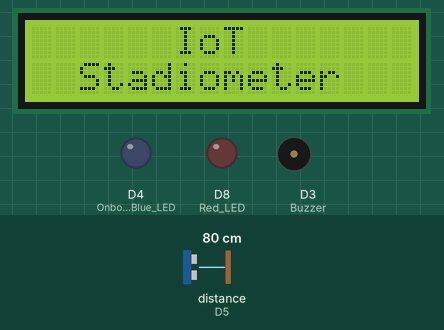
A sketch run on a simulated ESP8266 (NodeMCU). On the bench: 16×2 character LCD, output pins drawn as LEDs (lit = HIGH), buzzer (waves = sounding, pin HIGH). Wiring (inferred from the names in the program): ultrasonic range finder: trigger D6; echo D5. Dashed ring = blinking. The test bench sets the inputs (shaded band); at power-on: distance to the obstacle (sensor on D5) 80 cm. The echo pulse lasts 58.3 µs per cm; WiFi joins after 1.5 s; servers stay silent unless stated; pins used as bus, display or sensor lines are not drawn; what the sketch prints to the serial monitor is not drawn.

Above: at 1.6 s.
At 6.8 s:
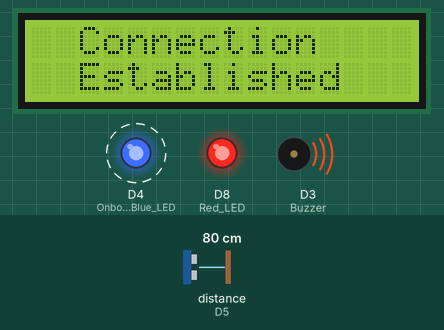
6.9 s: distance to the obstacle (sensor on D5) set to 2 cm
At 13.9 s:
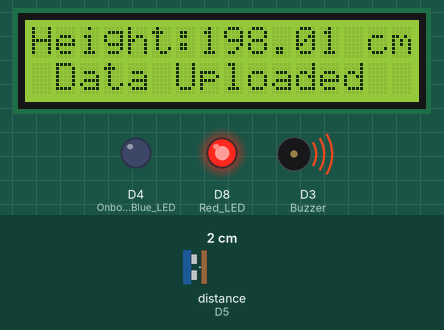
18.5 s: distance to the obstacle (sensor on D5) set to 4 cm
At 24.3 s:
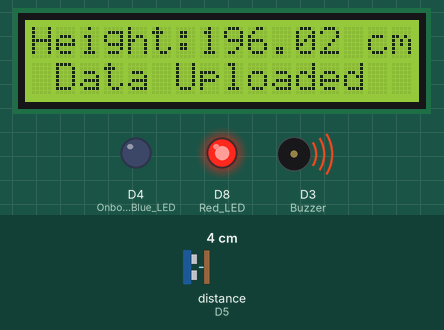
30.1 s: distance to the obstacle (sensor on D5) set to 9 cm
At 34.6 s:
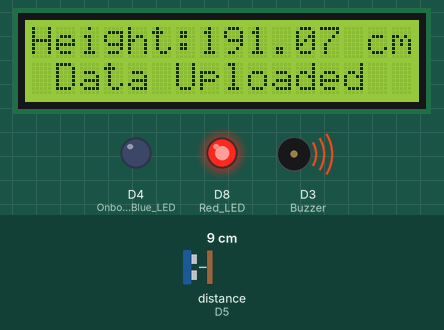
Timing chart, 0 to 46.4 s (numbered marks = the images above; inputs shaded):
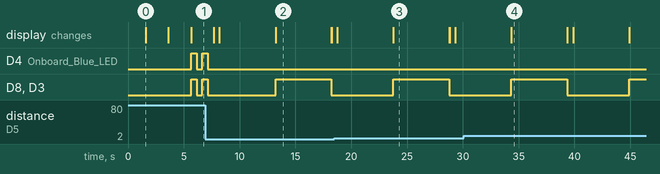

The sketch:

IoT_Stadiometer_may06a.ino
```cpp
#include "arduino_secrets.h"
/*
  :Author:   Pranav Khatale
  :Date:     01/05/2022
  :Revision: Version 1.0
  :License:  Public Domain

  = Project: IoT Based Stadiometer
    Developed at : Department of Electronics & Telecommunication Engineering, Government College of Engineering. Chandrapur (India)

  For complete documentation of this project visit: https://github.com/pranavkhatale/IoT-Stadiometer
  Sketch generated by the Arduino IoT Cloud Thing "IoT Stadiometer"
  https://create.arduino.cc/cloud/things/9245b08b-ff7d-4a33-ad2f-b215554b0e51

  Arduino IoT Cloud Variables description

  The following variables are automatically generated and updated when changes are made to the Thing

  CloudLength height;

  Variables which are marked as READ/WRITE in the Cloud Thing will also have functions
  which are called when their values are changed from the Dashboard.
  These functions are generated with the Thing and added at the end of this sketch.
*/

int t = 0;
int tc = 0;
float rawheight;
float heightraw;

// Including library thingsProperties.h
#include "thingProperties.h"

//Sensor & I2C LCD
// NodeMCU ESP8266 with HC-SR04
const int trigPin = 12; //D6
const int echoPin = 14; //D5
//define sound velocity in cm/uS
#define SOUND_VELOCITY 0.034

long duration;
float distanceCm;
float distanceInch;

// NodeMCU with I2C LCD
// D1 >> SCL
// D2 >> SDA
#include <LiquidCrystal_I2C.h>
// set the LCD number of columns and rows
int lcdColumns = 16;
int lcdRows = 2;
// set LCD address, number of columns and rows
// if you don't know your display address, run an I2C scanner sketch
LiquidCrystal_I2C lcd(0x27, lcdColumns, lcdRows);


void setup() {
  // Initialize serial and wait for port to open:
  Serial.begin(115200);
  // This delay gives the chance to wait for a Serial Monitor without blocking if none is found
  delay(1500);

  // Defined in thingProperties.h
  initProperties();

  // Connect to Arduino IoT Cloud
  ArduinoCloud.begin(ArduinoIoTPreferredConnection);

  /*
     The following function allows you to obtain more information
     related to the state of network and IoT Cloud connection and errors
     the higher number the more granular information you’ll get.
     The default is 0 (only errors).
     Maximum is 4
  */
  setDebugMessageLevel(2);
  ArduinoCloud.printDebugInfo();

  //----------------
  // initialize LCD
  lcd.init();
  // turn on LCD backlight
  lcd.backlight();

  pinMode(trigPin, OUTPUT); // Sets the trigPin as an Output
  pinMode(echoPin, INPUT); // Sets the echoPin as an Input
  pinMode(D3, OUTPUT); //Buzzer
  pinMode(D4, OUTPUT); //Onboard Blue LED
  pinMode(D8, OUTPUT); //Red LED

  lcd.clear();
  lcd.setCursor(0, 0);
  lcd.print("      IoT");
  lcd.setCursor(0, 1);
  lcd.print("  Stadiometer");
  Serial.println("IoT Stadiometer");
  delay(2000);
  lcd.clear();

  lcd.setCursor(0, 0);
  lcd.print(" Connecting to");
  lcd.setCursor(0, 1);
  lcd.print("WiFi & IoT Cloud");
  delay(2000);
  lcd.clear();
}

void loop()
{
  ArduinoCloud.update();

  if (ArduinoCloud.connected() == 0)
  {
    ArduinoCloud.update();
    Serial.println("Waiting for connection to Arduino IoT Cloud");

    lcd.setCursor(0, 0);
    lcd.print("...");
    lcd.setCursor(0, 1);
    lcd.print("             ...");
    delay(1000);
    lcd.clear();
    tc = tc + 1;

    for (; tc >= 15;)
    {
      lcd.setCursor(0, 0);
      lcd.print("   Networking");
      lcd.setCursor(0, 1);
      lcd.print("     Issues");
      digitalWrite(D3, HIGH);   // turn on buzzer
      delay(5000);
      lcd.clear();
      digitalWrite(D3, LOW);   // turn on buzzer
      tc = 0;
      break;
    }
  }

  else
  {
    if (t == 0)
    {
      t = t + 1;
      lcd.clear();
      lcd.setCursor(0, 0);
      lcd.print("  Connection");
      lcd.setCursor(0, 1);
      lcd.print("  Established");
      digitalWrite(D8, HIGH);

      digitalWrite(D3, HIGH);   // turn on buzzer
      digitalWrite(D4, HIGH);   // turn on onboard Blue LED
      digitalWrite(D8, HIGH);   // turn on Red LED
      delay(500);
      digitalWrite(D3, LOW);    // turn off buzzer
      digitalWrite(D4, LOW);    // turn off onboard Blue LED
      digitalWrite(D8, LOW);   // turn off Red LED
      delay(500);
      digitalWrite(D3, HIGH);   // turn on buzzer
      digitalWrite(D4, HIGH);   // turn on onboard Blue LED
      digitalWrite(D8, HIGH);   // turn on Red LED
      delay(500);
      digitalWrite(D3, LOW);    // turn off buzzer
      digitalWrite(D4, LOW);    // turn off onboard Blue LED
      digitalWrite(D8, LOW);    // turn off Red LED
      delay(500);

      lcd.clear();
    }

    lcd.setCursor(0, 0);
    lcd.print("    Reading");
    lcd.setCursor(0, 1);
    lcd.print("    Height");
    delay(500);
    lcd.clear();

    // Clears the trigPin
    digitalWrite(trigPin, LOW);
    delayMicroseconds(2);
    // Sets the trigPin on HIGH state for 10 micro seconds
    digitalWrite(trigPin, HIGH);
    delayMicroseconds(10);
    digitalWrite(trigPin, LOW);

    // Reads the echoPin, returns the sound wave travel time in microseconds
    duration = pulseIn(echoPin, HIGH);

    // Calculate the distance
    distanceCm = duration * SOUND_VELOCITY / 2;

    // Prints the distance on the Serial Monitor
    Serial.print("Distance (cm): ");
    Serial.println(distanceCm);

    rawheight = 200 - distanceCm;
    //Serial.print("rawheight (cm): ");
    //Serial.println(rawheight);

    if (rawheight >= 100)
    {
      delay(5000);
      // Clears the trigPin
      digitalWrite(trigPin, LOW);
      delayMicroseconds(2);
      // Sets the trigPin on HIGH state for 10 micro seconds
      digitalWrite(trigPin, HIGH);
      delayMicroseconds(10);
      digitalWrite(trigPin, LOW);

      // Reads the echoPin, returns the sound wave travel time in microseconds
      duration = pulseIn(echoPin, HIGH);

      // Calculate the distance
      distanceCm = duration * SOUND_VELOCITY / 2;

      // Prints the distance on the Serial Monitor
      Serial.print("Distance (cm): ");
      Serial.println(distanceCm);

      heightraw = 200 - distanceCm;

      if (heightraw >= 100)
      {
        height = heightraw;

        //Serial.print("rawheight (cm): ");
        //Serial.println(rawheight);

        // Prints the distance on the Serial Monitor
        Serial.print("Height (cm): ");
        Serial.println(height);
        Serial.println("Data Uploaded Sucessfully.");
        Serial.println("                                ");

        lcd.clear();

        // set cursor to first column, first row
        lcd.setCursor(0, 0);
        // print message
        lcd.print("Height:");
        lcd.print(height);
        lcd.print(" cm");
        lcd.setCursor(0, 1);
        lcd.print(" Data Uploaded");
        digitalWrite(D3, HIGH);   // turn on buzzer
        digitalWrite(D8, HIGH);   // turn on Red LED
        ArduinoCloud.update();
        delay(5000);
        // clears the display to print new message
        lcd.clear();
        digitalWrite(D3, LOW);   // turn off buzzer
        digitalWrite(D8, LOW);   // turn off Red LED
      }
    }
  }
}
```

arduino_secrets.h
```cpp
#define SECRET_SSID ""
#define SECRET_PASS ""
#define SECRET_DEVICE_KEY ""
```

thingProperties.h
```cpp
// Code generated by Arduino IoT Cloud, DO NOT EDIT.

#include <ArduinoIoTCloud.h>
#include <Arduino_ConnectionHandler.h>

const char DEVICE_LOGIN_NAME[]  = "fb8ad23e-0b36-4130-88be-b05756ab3f7a";

const char SSID[]               = SECRET_SSID;    // Network SSID (name)
const char PASS[]               = SECRET_PASS;    // Network password (use for WPA, or use as key for WEP)
const char DEVICE_KEY[]         = SECRET_DEVICE_KEY;    // Secret device password


CloudLength height;

void initProperties(){

  ArduinoCloud.setBoardId(DEVICE_LOGIN_NAME);
  ArduinoCloud.setSecretDeviceKey(DEVICE_KEY);
  ArduinoCloud.addProperty(height, READ, ON_CHANGE, NULL, 1);

}

WiFiConnectionHandler ArduinoIoTPreferredConnection(SSID, PASS);
```

Measured:
- what the display in image 0 shows lasts 2.0 s, from 1.6 s to 3.6 s
- what the display in image 2 shows lasts 5.0 s, from 13.2 s to 18.2 s
